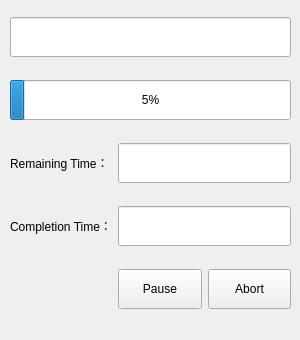
<?xml version="1.0" encoding="UTF-8"?>
<ui version="4.0">
 <class>Print</class>
 <widget class="QWidget" name="Print">
  <property name="geometry">
   <rect>
    <x>0</x>
    <y>0</y>
    <width>300</width>
    <height>340</height>
   </rect>
  </property>
  <property name="maximumSize">
   <size>
    <width>3220</width>
    <height>3010</height>
   </size>
  </property>
  <property name="windowTitle">
   <string>Printing</string>
  </property>
  <widget class="QLCDNumber" name="lcdNumberTimeRemaining">
   <property name="geometry">
    <rect>
     <x>450</x>
     <y>410</y>
     <width>181</width>
     <height>51</height>
    </rect>
   </property>
   <property name="minimumSize">
    <size>
     <width>0</width>
     <height>51</height>
    </size>
   </property>
   <property name="palette">
    <palette>
     <active>
      <colorrole role="WindowText">
       <brush brushstyle="SolidPattern">
        <color alpha="255">
         <red>170</red>
         <green>0</green>
         <blue>0</blue>
        </color>
       </brush>
      </colorrole>
      <colorrole role="Light">
       <brush brushstyle="SolidPattern">
        <color alpha="255">
         <red>255</red>
         <green>0</green>
         <blue>0</blue>
        </color>
       </brush>
      </colorrole>
      <colorrole role="Dark">
       <brush brushstyle="SolidPattern">
        <color alpha="255">
         <red>85</red>
         <green>0</green>
         <blue>0</blue>
        </color>
       </brush>
      </colorrole>
      <colorrole role="Text">
       <brush brushstyle="SolidPattern">
        <color alpha="255">
         <red>0</red>
         <green>0</green>
         <blue>0</blue>
        </color>
       </brush>
      </colorrole>
      <colorrole role="ButtonText">
       <brush brushstyle="SolidPattern">
        <color alpha="255">
         <red>0</red>
         <green>0</green>
         <blue>0</blue>
        </color>
       </brush>
      </colorrole>
      <colorrole role="Base">
       <brush brushstyle="SolidPattern">
        <color alpha="255">
         <red>255</red>
         <green>255</green>
         <blue>255</blue>
        </color>
       </brush>
      </colorrole>
      <colorrole role="Window">
       <brush brushstyle="SolidPattern">
        <color alpha="255">
         <red>0</red>
         <green>0</green>
         <blue>0</blue>
        </color>
       </brush>
      </colorrole>
      <colorrole role="Highlight">
       <brush brushstyle="SolidPattern">
        <color alpha="255">
         <red>85</red>
         <green>85</green>
         <blue>255</blue>
        </color>
       </brush>
      </colorrole>
     </active>
     <inactive>
      <colorrole role="WindowText">
       <brush brushstyle="SolidPattern">
        <color alpha="255">
         <red>170</red>
         <green>0</green>
         <blue>0</blue>
        </color>
       </brush>
      </colorrole>
      <colorrole role="Light">
       <brush brushstyle="SolidPattern">
        <color alpha="255">
         <red>255</red>
         <green>0</green>
         <blue>0</blue>
        </color>
       </brush>
      </colorrole>
      <colorrole role="Dark">
       <brush brushstyle="SolidPattern">
        <color alpha="255">
         <red>85</red>
         <green>0</green>
         <blue>0</blue>
        </color>
       </brush>
      </colorrole>
      <colorrole role="Text">
       <brush brushstyle="SolidPattern">
        <color alpha="255">
         <red>0</red>
         <green>0</green>
         <blue>0</blue>
        </color>
       </brush>
      </colorrole>
      <colorrole role="ButtonText">
       <brush brushstyle="SolidPattern">
        <color alpha="255">
         <red>0</red>
         <green>0</green>
         <blue>0</blue>
        </color>
       </brush>
      </colorrole>
      <colorrole role="Base">
       <brush brushstyle="SolidPattern">
        <color alpha="255">
         <red>255</red>
         <green>255</green>
         <blue>255</blue>
        </color>
       </brush>
      </colorrole>
      <colorrole role="Window">
       <brush brushstyle="SolidPattern">
        <color alpha="255">
         <red>0</red>
         <green>0</green>
         <blue>0</blue>
        </color>
       </brush>
      </colorrole>
      <colorrole role="Highlight">
       <brush brushstyle="SolidPattern">
        <color alpha="255">
         <red>85</red>
         <green>85</green>
         <blue>255</blue>
        </color>
       </brush>
      </colorrole>
     </inactive>
     <disabled>
      <colorrole role="WindowText">
       <brush brushstyle="SolidPattern">
        <color alpha="255">
         <red>85</red>
         <green>0</green>
         <blue>0</blue>
        </color>
       </brush>
      </colorrole>
      <colorrole role="Light">
       <brush brushstyle="SolidPattern">
        <color alpha="255">
         <red>255</red>
         <green>0</green>
         <blue>0</blue>
        </color>
       </brush>
      </colorrole>
      <colorrole role="Dark">
       <brush brushstyle="SolidPattern">
        <color alpha="255">
         <red>85</red>
         <green>0</green>
         <blue>0</blue>
        </color>
       </brush>
      </colorrole>
      <colorrole role="Text">
       <brush brushstyle="SolidPattern">
        <color alpha="255">
         <red>85</red>
         <green>0</green>
         <blue>0</blue>
        </color>
       </brush>
      </colorrole>
      <colorrole role="ButtonText">
       <brush brushstyle="SolidPattern">
        <color alpha="255">
         <red>85</red>
         <green>0</green>
         <blue>0</blue>
        </color>
       </brush>
      </colorrole>
      <colorrole role="Base">
       <brush brushstyle="SolidPattern">
        <color alpha="255">
         <red>0</red>
         <green>0</green>
         <blue>0</blue>
        </color>
       </brush>
      </colorrole>
      <colorrole role="Window">
       <brush brushstyle="SolidPattern">
        <color alpha="255">
         <red>0</red>
         <green>0</green>
         <blue>0</blue>
        </color>
       </brush>
      </colorrole>
      <colorrole role="Highlight">
       <brush brushstyle="SolidPattern">
        <color alpha="255">
         <red>51</red>
         <green>153</green>
         <blue>255</blue>
        </color>
       </brush>
      </colorrole>
     </disabled>
    </palette>
   </property>
   <property name="autoFillBackground">
    <bool>true</bool>
   </property>
  </widget>
  <widget class="QLCDNumber" name="lcdNumberTime">
   <property name="geometry">
    <rect>
     <x>450</x>
     <y>490</y>
     <width>181</width>
     <height>51</height>
    </rect>
   </property>
   <property name="minimumSize">
    <size>
     <width>0</width>
     <height>51</height>
    </size>
   </property>
   <property name="palette">
    <palette>
     <active>
      <colorrole role="WindowText">
       <brush brushstyle="SolidPattern">
        <color alpha="255">
         <red>170</red>
         <green>0</green>
         <blue>0</blue>
        </color>
       </brush>
      </colorrole>
      <colorrole role="Light">
       <brush brushstyle="SolidPattern">
        <color alpha="255">
         <red>255</red>
         <green>0</green>
         <blue>0</blue>
        </color>
       </brush>
      </colorrole>
      <colorrole role="Dark">
       <brush brushstyle="SolidPattern">
        <color alpha="255">
         <red>85</red>
         <green>0</green>
         <blue>0</blue>
        </color>
       </brush>
      </colorrole>
      <colorrole role="Text">
       <brush brushstyle="SolidPattern">
        <color alpha="255">
         <red>0</red>
         <green>0</green>
         <blue>0</blue>
        </color>
       </brush>
      </colorrole>
      <colorrole role="ButtonText">
       <brush brushstyle="SolidPattern">
        <color alpha="255">
         <red>0</red>
         <green>0</green>
         <blue>0</blue>
        </color>
       </brush>
      </colorrole>
      <colorrole role="Base">
       <brush brushstyle="SolidPattern">
        <color alpha="255">
         <red>255</red>
         <green>255</green>
         <blue>255</blue>
        </color>
       </brush>
      </colorrole>
      <colorrole role="Window">
       <brush brushstyle="SolidPattern">
        <color alpha="255">
         <red>0</red>
         <green>0</green>
         <blue>0</blue>
        </color>
       </brush>
      </colorrole>
      <colorrole role="Highlight">
       <brush brushstyle="SolidPattern">
        <color alpha="255">
         <red>85</red>
         <green>85</green>
         <blue>255</blue>
        </color>
       </brush>
      </colorrole>
     </active>
     <inactive>
      <colorrole role="WindowText">
       <brush brushstyle="SolidPattern">
        <color alpha="255">
         <red>170</red>
         <green>0</green>
         <blue>0</blue>
        </color>
       </brush>
      </colorrole>
      <colorrole role="Light">
       <brush brushstyle="SolidPattern">
        <color alpha="255">
         <red>255</red>
         <green>0</green>
         <blue>0</blue>
        </color>
       </brush>
      </colorrole>
      <colorrole role="Dark">
       <brush brushstyle="SolidPattern">
        <color alpha="255">
         <red>85</red>
         <green>0</green>
         <blue>0</blue>
        </color>
       </brush>
      </colorrole>
      <colorrole role="Text">
       <brush brushstyle="SolidPattern">
        <color alpha="255">
         <red>0</red>
         <green>0</green>
         <blue>0</blue>
        </color>
       </brush>
      </colorrole>
      <colorrole role="ButtonText">
       <brush brushstyle="SolidPattern">
        <color alpha="255">
         <red>0</red>
         <green>0</green>
         <blue>0</blue>
        </color>
       </brush>
      </colorrole>
      <colorrole role="Base">
       <brush brushstyle="SolidPattern">
        <color alpha="255">
         <red>255</red>
         <green>255</green>
         <blue>255</blue>
        </color>
       </brush>
      </colorrole>
      <colorrole role="Window">
       <brush brushstyle="SolidPattern">
        <color alpha="255">
         <red>0</red>
         <green>0</green>
         <blue>0</blue>
        </color>
       </brush>
      </colorrole>
      <colorrole role="Highlight">
       <brush brushstyle="SolidPattern">
        <color alpha="255">
         <red>85</red>
         <green>85</green>
         <blue>255</blue>
        </color>
       </brush>
      </colorrole>
     </inactive>
     <disabled>
      <colorrole role="WindowText">
       <brush brushstyle="SolidPattern">
        <color alpha="255">
         <red>85</red>
         <green>0</green>
         <blue>0</blue>
        </color>
       </brush>
      </colorrole>
      <colorrole role="Light">
       <brush brushstyle="SolidPattern">
        <color alpha="255">
         <red>255</red>
         <green>0</green>
         <blue>0</blue>
        </color>
       </brush>
      </colorrole>
      <colorrole role="Dark">
       <brush brushstyle="SolidPattern">
        <color alpha="255">
         <red>85</red>
         <green>0</green>
         <blue>0</blue>
        </color>
       </brush>
      </colorrole>
      <colorrole role="Text">
       <brush brushstyle="SolidPattern">
        <color alpha="255">
         <red>85</red>
         <green>0</green>
         <blue>0</blue>
        </color>
       </brush>
      </colorrole>
      <colorrole role="ButtonText">
       <brush brushstyle="SolidPattern">
        <color alpha="255">
         <red>85</red>
         <green>0</green>
         <blue>0</blue>
        </color>
       </brush>
      </colorrole>
      <colorrole role="Base">
       <brush brushstyle="SolidPattern">
        <color alpha="255">
         <red>0</red>
         <green>0</green>
         <blue>0</blue>
        </color>
       </brush>
      </colorrole>
      <colorrole role="Window">
       <brush brushstyle="SolidPattern">
        <color alpha="255">
         <red>0</red>
         <green>0</green>
         <blue>0</blue>
        </color>
       </brush>
      </colorrole>
      <colorrole role="Highlight">
       <brush brushstyle="SolidPattern">
        <color alpha="255">
         <red>51</red>
         <green>153</green>
         <blue>255</blue>
        </color>
       </brush>
      </colorrole>
     </disabled>
    </palette>
   </property>
   <property name="autoFillBackground">
    <bool>true</bool>
   </property>
  </widget>
  <widget class="QWidget" name="layoutWidget">
   <property name="geometry">
    <rect>
     <x>10</x>
     <y>0</y>
     <width>281</width>
     <height>331</height>
    </rect>
   </property>
   <layout class="QGridLayout" name="gridLayout">
    <item row="0" column="0" colspan="3">
     <widget class="QLineEdit" name="lineEditLayerCount">
      <property name="enabled">
       <bool>true</bool>
      </property>
      <property name="minimumSize">
       <size>
        <width>0</width>
        <height>40</height>
       </size>
      </property>
      <property name="toolTip">
       <string>当前状态</string>
      </property>
      <property name="readOnly">
       <bool>true</bool>
      </property>
     </widget>
    </item>
    <item row="1" column="0" colspan="3">
     <widget class="QProgressBar" name="progressBarPrintProgress">
      <property name="minimumSize">
       <size>
        <width>0</width>
        <height>40</height>
       </size>
      </property>
      <property name="toolTip">
       <string>进度</string>
      </property>
      <property name="value">
       <number>5</number>
      </property>
     </widget>
    </item>
    <item row="2" column="0">
     <widget class="QLabel" name="label">
      <property name="minimumSize">
       <size>
        <width>0</width>
        <height>40</height>
       </size>
      </property>
      <property name="toolTip">
       <string>剩余时间</string>
      </property>
      <property name="text">
       <string>Remaining Time：</string>
      </property>
     </widget>
    </item>
    <item row="2" column="1" colspan="2">
     <widget class="QLineEdit" name="lineEditLayerTimeRemaining">
      <property name="enabled">
       <bool>true</bool>
      </property>
      <property name="minimumSize">
       <size>
        <width>0</width>
        <height>40</height>
       </size>
      </property>
      <property name="toolTip">
       <string>当前状态</string>
      </property>
      <property name="readOnly">
       <bool>true</bool>
      </property>
     </widget>
    </item>
    <item row="3" column="0">
     <widget class="QLabel" name="label_2">
      <property name="minimumSize">
       <size>
        <width>0</width>
        <height>40</height>
       </size>
      </property>
      <property name="toolTip">
       <string>完成时间</string>
      </property>
      <property name="text">
       <string>Completion Time：</string>
      </property>
     </widget>
    </item>
    <item row="3" column="1" colspan="2">
     <widget class="QLineEdit" name="lineEditLayerTimeCompletion">
      <property name="enabled">
       <bool>true</bool>
      </property>
      <property name="minimumSize">
       <size>
        <width>0</width>
        <height>40</height>
       </size>
      </property>
      <property name="toolTip">
       <string>当前状态</string>
      </property>
      <property name="readOnly">
       <bool>true</bool>
      </property>
     </widget>
    </item>
    <item row="4" column="2">
     <widget class="QPushButton" name="pushButtonAbort">
      <property name="minimumSize">
       <size>
        <width>0</width>
        <height>40</height>
       </size>
      </property>
      <property name="toolTip">
       <string>终止</string>
      </property>
      <property name="text">
       <string>Abort</string>
      </property>
     </widget>
    </item>
    <item row="4" column="1">
     <widget class="QPushButton" name="pushButtonPauseResume">
      <property name="minimumSize">
       <size>
        <width>0</width>
        <height>40</height>
       </size>
      </property>
      <property name="toolTip">
       <string>暂停</string>
      </property>
      <property name="text">
       <string>Pause</string>
      </property>
     </widget>
    </item>
   </layout>
  </widget>
 </widget>
 <resources/>
 <connections/>
</ui>
